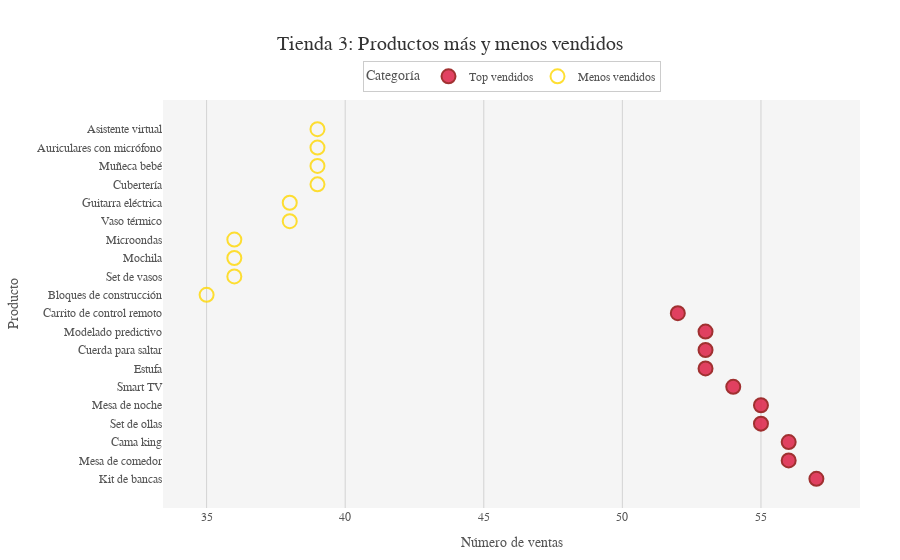

Write notebook code for a chart like this one.
### Code cell
diagrama_productos_mas_menos_vendidos(productos_mas_vendidos_t3['Producto'], productos_menos_vendidos_t3['Producto'], productos_mas_vendidos_t3['Ventas'], productos_menos_vendidos_t3['Ventas'],"Tienda 3")

### Figure 1 — Plotly figure (JSON) as saved in the notebook; plotly's stock layout.template omitted (floating-point values rounded to 4 significant figures)
{"data": [{"hovertemplate": "%{y}<br>Ventas: %{x}<extra></extra>", "marker": {"color": "crimson", "line": {"color": "darkred", "width": 2}, "opacity": 0.8, "size": 14, "symbol": "circle"}, "mode": "markers", "name": "Top vendidos", "type": "scatter", "x": [57, 56, 56, 55, 55, 54, 53, 53, 53, 52], "y": ["Kit de bancas", "Mesa de comedor", "Cama king", "Set de ollas", "Mesa de noche", "Smart TV", "Estufa", "Cuerda para saltar", "Modelado predictivo", "Carrito de control remoto"]}, {"hovertemplate": "%{y}<br>Ventas: %{x}<extra></extra>", "marker": {"color": "gold", "line": {"color": "darkgoldenrod", "width": 2}, "opacity": 0.8, "size": 14, "symbol": "circle-open"}, "mode": "markers", "name": "Menos vendidos", "type": "scatter", "x": [35, 36, 36, 36, 38, 38, 39, 39, 39, 39], "y": ["Bloques de construcción", "Set de vasos", "Mochila", "Microondas", "Vaso térmico", "Guitarra eléctrica", "Cubertería", "Muñeca bebé", "Auriculares con micrófono", "Asistente virtual"]}], "layout": {"font": {"color": "#555555", "family": "Calibri", "size": 12}, "legend": {"bgcolor": "rgba(255,255,255,0.8)", "bordercolor": "#CCCCCC", "borderwidth": 1, "orientation": "h", "title": {"text": "Categoría"}, "x": 0.5, "xanchor": "center", "y": 1.02, "yanchor": "bottom"}, "margin": {"b": 40, "l": 120, "r": 40, "t": 100}, "paper_bgcolor": "white", "plot_bgcolor": "whitesmoke", "title": {"font": {"color": "#333333", "family": "Arial Black", "size": 20}, "text": "Tienda 3: Productos más y menos vendidos", "x": 0.5}, "xaxis": {"gridcolor": "lightgray", "showgrid": true, "title": {"text": "Número de ventas"}, "zeroline": false}, "yaxis": {"showgrid": false, "title": {"text": "Producto"}}}}
